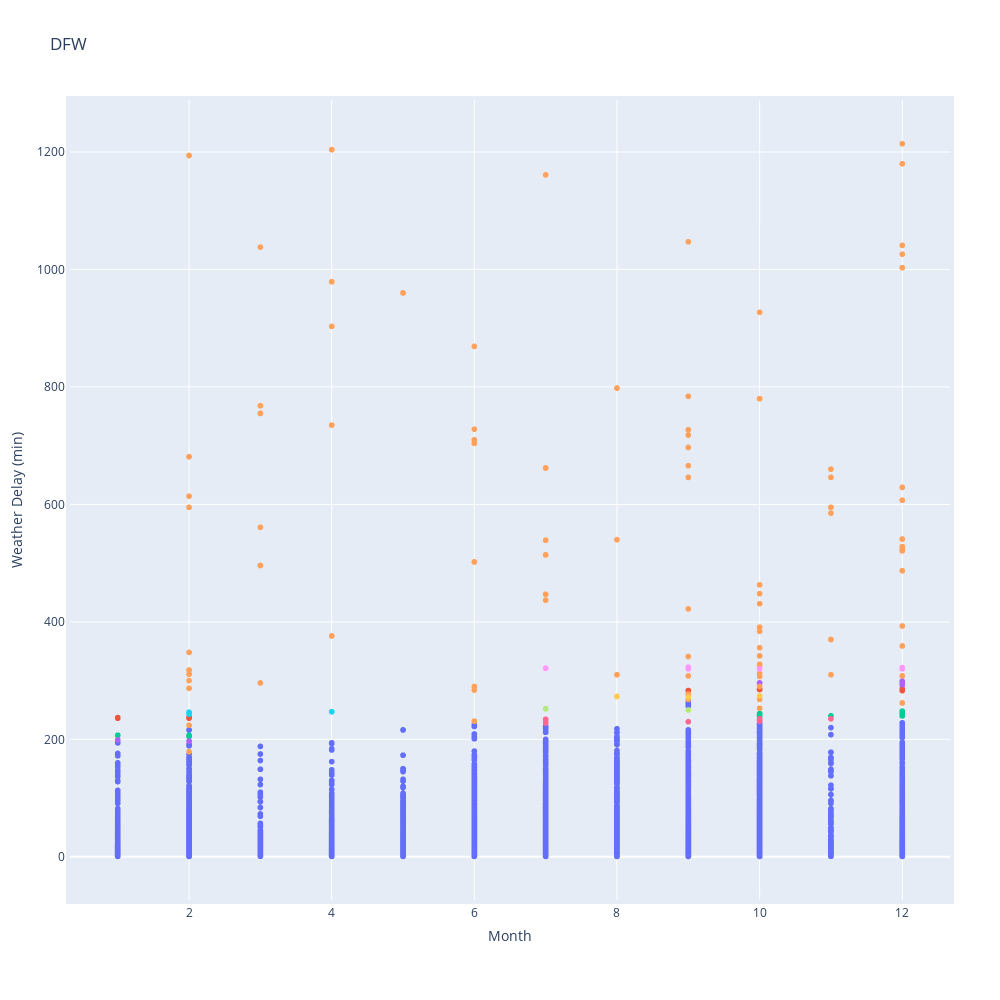

This figure's notebook cell:
### Code cell
fig = px.scatter(A, A[:,1], A[:,0], color=vectorizer(clusters), labels = {"x": "Month", "y": "Weather Delay (min)"}, title = "DFW")
fig.update_layout(showlegend=False)
fig.update_layout(
    autosize=False,
    width=1000,
    height=1000,
    margin=dict(
        l=50,
        r=50,
        b=100,
        t=100,
        pad=4
    ),
)

fig.show()

### Figure 1 — Plotly figure (JSON) as saved in the notebook; plotly's stock layout.template omitted (floating-point values rounded to 4 significant figures; data arrays with more than 128 entries replaced by an {"elided": "..."} marker saying what was removed)
{"data": [{"hovertemplate": "color=forestgreen<br>Month=%{x}<br>Weather Delay (min)=%{y}<extra></extra>", "legendgroup": "forestgreen", "marker": {"color": "#636efa", "symbol": "circle"}, "mode": "markers", "name": "forestgreen", "showlegend": true, "type": "scattergl", "x": {"elided": "9460 int values"}, "xaxis": "x", "y": {"elided": "9460 int values"}, "yaxis": "y"}, {"hovertemplate": "color=maroon<br>Month=%{x}<br>Weather Delay (min)=%{y}<extra></extra>", "legendgroup": "maroon", "marker": {"color": "#EF553B", "symbol": "circle"}, "mode": "markers", "name": "maroon", "showlegend": true, "type": "scattergl", "x": [1, 1, 2, 2, 9, 10, 10, 12, 12, 1, 2, 9, 10, 10], "xaxis": "x", "y": [237, 236, 238, 236, 283, 285, 285, 286, 283, 237, 238, 283, 285, 285], "yaxis": "y"}, {"hovertemplate": "color=royalblue<br>Month=%{x}<br>Weather Delay (min)=%{y}<extra></extra>", "legendgroup": "royalblue", "marker": {"color": "#00cc96", "symbol": "circle"}, "mode": "markers", "name": "royalblue", "showlegend": true, "type": "scattergl", "x": [1, 2, 2, 2, 10, 10, 10, 10, 10, 10, 11, 12, 12, 12, 12, 1, 2, 10, 10, 12], "xaxis": "x", "y": [207, 206, 207, 205, 240, 240, 242, 242, 244, 240, 240, 248, 240, 243, 246, 207, 205, 240, 242, 240], "yaxis": "y"}, {"hovertemplate": "color=mediumorchid<br>Month=%{x}<br>Weather Delay (min)=%{y}<extra></extra>", "legendgroup": "mediumorchid", "marker": {"color": "#ab63fa", "symbol": "circle"}, "mode": "markers", "name": "mediumorchid", "showlegend": true, "type": "scattergl", "x": [1, 2, 10, 12, 12, 12, 12, 12, 1, 2, 10, 12], "xaxis": "x", "y": [199, 197, 296, 299, 293, 297, 296, 293, 199, 197, 296, 293], "yaxis": "y"}, {"hovertemplate": "color=black<br>Month=%{x}<br>Weather Delay (min)=%{y}<extra></extra>", "legendgroup": "black", "marker": {"color": "#FFA15A", "symbol": "circle"}, "mode": "markers", "name": "black", "showlegend": true, "type": "scattergl", "x": [2, 2, 2, 2, 2, 2, 2, 2, 2, 2, 2, 3, 3, 3, 3, 3, 3, 4, 4, 4, 4, 4, 5, 6, 6, 6, 6, 6, 6, 6, 6, 7, 7, 7, 7, 7, 7, 8, 8, 8, 9, 9, 9, 9, 9, 9, 9, 9, 9, 9, 9, 9, 10, 10, 10, 10, 10, 10, 10, 10, 10, 10, 10, 10, 10, 10, 10, 10, 11, 11, 11, 11, 11, 11, 12, 12, 12, 12, 12, 12, 12, 12, 12, 12, 12, 12, 12, 12, 12, 12, 2, 2, 2, 2, 2, 3, 3, 4, 4, 5, 6, 6, 6, 7, 7, 7, 8, 8, 9, 9, 9, 9, 10, 10, 10, 10, 10, 11, 11, 12, 12, 12, 12, 12, 12, 12], "xaxis": "x", "y": [681, 595, 1194, 287, 300, 224, 311, 318, 348, 614, 179, 296, 496, 768, 1038, 755, 561, 376, 903, 735, 979, 1204, 960, 231, 284, 710, 869, 728, 290, 704, 502, 1161, 514, 539, 447, 437, 662, 798, 540, 310, 646, 727, 697, 422, 268, 341, 277, 784, 1047, 666, 718, 308, 780, 290, 448, 253, 268, 312, 431, 326, 328, 384, 342, 927, 391, 356, 307, 463, 646, 595, 370, 585, 660, 310, 528, 629, 521, 1026, 1180, 1003, 541, 487, 1041, 1214, 607, 359, 393, 308, 262, 525, 681, 1194, 287, 311, 318, 496, 755, 979, 1204, 960, 231, 704, 502, 514, 437, 662, 798, 310, 646, 727, 697, 277, 780, 326, 384, 342, 391, 595, 370, 528, 629, 521, 541, 487, 308, 262], "yaxis": "y"}, {"hovertemplate": "color=tan<br>Month=%{x}<br>Weather Delay (min)=%{y}<extra></extra>", "legendgroup": "tan", "marker": {"color": "#19d3f3", "symbol": "circle"}, "mode": "markers", "name": "tan", "showlegend": true, "type": "scattergl", "x": [2, 2, 4, 2], "xaxis": "x", "y": [243, 246, 247, 246], "yaxis": "y"}, {"hovertemplate": "color=deeppink<br>Month=%{x}<br>Weather Delay (min)=%{y}<extra></extra>", "legendgroup": "deeppink", "marker": {"color": "#FF6692", "symbol": "circle"}, "mode": "markers", "name": "deeppink", "showlegend": true, "type": "scattergl", "x": [7, 7, 7, 9, 10, 10, 10, 10, 10, 11, 7, 7, 10], "xaxis": "x", "y": [228, 228, 234, 230, 235, 232, 231, 233, 234, 235, 228, 234, 233], "yaxis": "y"}, {"hovertemplate": "color=olive<br>Month=%{x}<br>Weather Delay (min)=%{y}<extra></extra>", "legendgroup": "olive", "marker": {"color": "#B6E880", "symbol": "circle"}, "mode": "markers", "name": "olive", "showlegend": true, "type": "scattergl", "x": [7, 7, 9, 7, 7], "xaxis": "x", "y": [252, 252, 250, 252, 252], "yaxis": "y"}, {"hovertemplate": "color=goldenrod<br>Month=%{x}<br>Weather Delay (min)=%{y}<extra></extra>", "legendgroup": "goldenrod", "marker": {"color": "#FF97FF", "symbol": "circle"}, "mode": "markers", "name": "goldenrod", "showlegend": true, "type": "scattergl", "x": [7, 9, 9, 10, 10, 12, 12, 7, 9, 10, 10, 12], "xaxis": "x", "y": [321, 323, 320, 320, 320, 322, 320, 321, 323, 320, 320, 322], "yaxis": "y"}, {"hovertemplate": "color=lightcyan<br>Month=%{x}<br>Weather Delay (min)=%{y}<extra></extra>", "legendgroup": "lightcyan", "marker": {"color": "#FECB52", "symbol": "circle"}, "mode": "markers", "name": "lightcyan", "showlegend": true, "type": "scattergl", "x": [8, 9, 10, 8, 9], "xaxis": "x", "y": [273, 272, 274, 273, 272], "yaxis": "y"}], "layout": {"autosize": false, "height": 1000, "legend": {"title": {"text": "color"}, "tracegroupgap": 0}, "margin": {"b": 100, "l": 50, "pad": 4, "r": 50, "t": 100}, "showlegend": false, "title": {"text": "DFW"}, "width": 1000, "xaxis": {"anchor": "y", "domain": [0, 1], "title": {"text": "Month"}}, "yaxis": {"anchor": "x", "domain": [0, 1], "title": {"text": "Weather Delay (min)"}}}}
